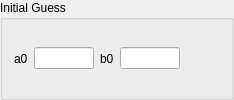
                     <widget class="QGroupBox" name="groupBox_4">
                      <property name="title">
                       <string>Initial Guess</string>
                      </property>
                      <layout class="QHBoxLayout" name="horizontalLayout_12">
                       <item>
                        <widget class="QLabel" name="label_12">
                         <property name="text">
                          <string>a0</string>
                         </property>
                        </widget>
                       </item>
                       <item>
                        <widget class="QLineEdit" name="kropff_high_lda_a0_init">
                         <property name="minimumSize">
                          <size>
                           <width>60</width>
                           <height>0</height>
                          </size>
                         </property>
                         <property name="maximumSize">
                          <size>
                           <width>60</width>
                           <height>16777215</height>
                          </size>
                         </property>
                        </widget>
                       </item>
                       <item>
                        <widget class="QLabel" name="label_15">
                         <property name="text">
                          <string>b0</string>
                         </property>
                        </widget>
                       </item>
                       <item>
                        <widget class="QLineEdit" name="kropff_high_lda_b0_init">
                         <property name="minimumSize">
                          <size>
                           <width>60</width>
                           <height>0</height>
                          </size>
                         </property>
                         <property name="maximumSize">
                          <size>
                           <width>60</width>
                           <height>16777215</height>
                          </size>
                         </property>
                        </widget>
                       </item>
                       <item>
                        <spacer name="horizontalSpacer_7">
                         <property name="orientation">
                          <enum>Qt::Horizontal</enum>
                         </property>
                         <property name="sizeHint" stdset="0">
                          <size>
                           <width>40</width>
                           <height>20</height>
                          </size>
                         </property>
                        </spacer>
                       </item>
                      </layout>
                     </widget>
